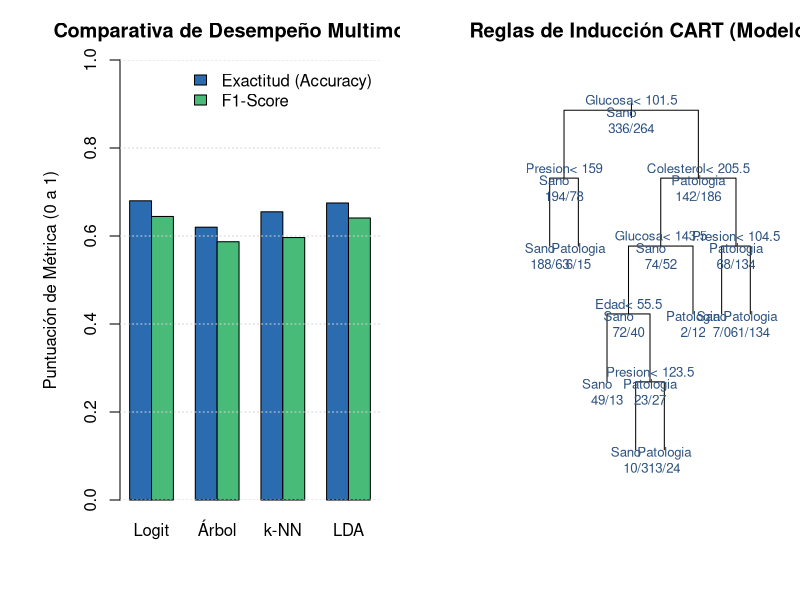

Source code (R):
# ==============================================================================
# TEMA 04: MODELOS DE MINERÍA Y APRENDIZAJE AUTOMÁTICO
# SCRIPT: 04_modelos_run.R
# OBJETIVO: Implementación, entrenamiento, validación comparativa e interpretación
#           de múltiples familias de modelos sobre el mismo conjunto experimental:
#           1. Regresión Logística (GLM - Paramétrico lineal)
#           2. Árbol de Decisión (CART - rpart, No paramétrico interpretable)
#           3. K-Vecinos Más Cercanos (k-NN - class, Basado en instancias)
#           4. Análisis Discriminante Lineal (LDA - MASS, Probabilístico gaussiano)
# ==============================================================================

set.seed(321)
library(rpart)
library(class)
library(MASS)

cat(">>> [TEMA 04: MODELOS] Iniciando benchmark comparativo multimodelo...\n\n")

# 1. GENERACIÓN / PREPARACIÓN DEL CONJUNTO EXPERIMENTAL (Riesgo Cardiovascular)
n <- 800
edad       <- round(rnorm(n, mean = 55, sd = 10))
presion    <- round(rnorm(n, mean = 135, sd = 18))
colesterol <- round(rnorm(n, mean = 220, sd = 35))
glucosa    <- round(rnorm(n, mean = 105, sd = 25))
tabaquismo <- rbinom(n, size = 1, prob = 0.3)

# Función balanceada generadora de riesgo (~40% prevalencia)
z <- -0.5 + 0.05 * (edad - 55) + 0.03 * (presion - 135) + 0.015 * (colesterol - 220) +
  0.03 * (glucosa - 105) + 0.9 * tabaquismo
prob_evento <- 1 / (1 + exp(-z))
diagnostico <- rbinom(n, size = 1, prob = prob_evento)

datos_modelos <- data.frame(
  Edad = edad,
  Presion = presion,
  Colesterol = colesterol,
  Glucosa = glucosa,
  Tabaquismo = tabaquismo,
  Diagnostico = factor(diagnostico, levels = c(0, 1), labels = c("Sano", "Patologia"))
)

cat("Dataset clínico para modelado (Variables predictoras continuas y binarias):\n")
print(head(datos_modelos, 4))
cat("Prevalencia de Patología:", round(mean(diagnostico) * 100, 2), "%\n")

# 2. PARTICIÓN DE ENTRENAMIENTO (75%) Y PRUEBA (25%)
indices_entrenamiento <- sample(1:n, size = 0.75 * n)
train_df <- datos_modelos[indices_entrenamiento, ]
test_df  <- datos_modelos[-indices_entrenamiento, ]

cat("\nObservaciones Entrenamiento:", nrow(train_df), "| Observaciones Prueba:", nrow(test_df), "\n\n")

# Función auxiliar para calcular métricas completas a partir de tabla de confusión
calcular_metricas <- function(real, predicho, nombre_modelo) {
  tabla <- table(Real = real, Pred = predicho)
  tp <- ifelse("Patologia" %in% rownames(tabla) && "Patologia" %in% colnames(tabla), tabla["Patologia", "Patologia"], 0)
  tn <- ifelse("Sano" %in% rownames(tabla) && "Sano" %in% colnames(tabla), tabla["Sano", "Sano"], 0)
  fp <- ifelse("Sano" %in% rownames(tabla) && "Patologia" %in% colnames(tabla), tabla["Sano", "Patologia"], 0)
  fn <- ifelse("Patologia" %in% rownames(tabla) && "Sano" %in% colnames(tabla), tabla["Patologia", "Sano"], 0)

  accuracy    <- (tp + tn) / (tp + tn + fp + fn)
  precision   <- ifelse((tp + fp) > 0, tp / (tp + fp), 0)
  sensibility <- ifelse((tp + fn) > 0, tp / (tp + fn), 0)
  specificity <- ifelse((tn + fp) > 0, tn / (tn + fp), 0)
  f1_score    <- ifelse((precision + sensibility) > 0, 2 * (precision * sensibility) / (precision + sensibility), 0)

  data.frame(
    Modelo = nombre_modelo,
    Accuracy = round(accuracy, 4),
    Precision = round(precision, 4),
    Recall_Sensibilidad = round(sensibility, 4),
    Especificidad = round(specificity, 4),
    F1_Score = round(f1_score, 4),
    stringsAsFactors = FALSE
  )
}

# ------------------------------------------------------------------------------
# MODELO 1: REGRESIÓN LOGÍSTICA (GLM)
# ------------------------------------------------------------------------------
cat("--- 1. Entrenando Modelo 1: Regresión Logística (GLM) ---\n")
mod_glm <- glm(Diagnostico ~ Edad + Presion + Colesterol + Glucosa + Tabaquismo,
               data = train_df, family = binomial)
pred_prob_glm <- predict(mod_glm, newdata = test_df, type = "response")
pred_class_glm <- factor(ifelse(pred_prob_glm >= 0.5, "Patologia", "Sano"), levels = c("Sano", "Patologia"))
res_glm <- calcular_metricas(test_df$Diagnostico, pred_class_glm, "Regresion Logistica")

# ------------------------------------------------------------------------------
# MODELO 2: ÁRBOL DE DECISIÓN (CART - rpart)
# ------------------------------------------------------------------------------
cat("--- 2. Entrenando Modelo 2: Árbol de Decisión CART (rpart) ---\n")
mod_tree <- rpart(Diagnostico ~ Edad + Presion + Colesterol + Glucosa + Tabaquismo,
                  data = train_df, method = "class", control = rpart.control(cp = 0.015))
pred_class_tree <- predict(mod_tree, newdata = test_df, type = "class")
res_tree <- calcular_metricas(test_df$Diagnostico, pred_class_tree, "Arbol Decision CART")

# ------------------------------------------------------------------------------
# MODELO 3: K-VECINOS MÁS CERCANOS (k-NN)
# ------------------------------------------------------------------------------
cat("--- 3. Entrenando Modelo 3: K-Nearest Neighbors (k-NN con k=7) ---\n")
# Para k-NN se estandarizan las variables cuantitativas
escalador <- function(x_train, x_test) {
  media <- colMeans(x_train)
  desv  <- apply(x_train, 2, sd)
  list(train = scale(x_train, center = media, scale = desv),
       test  = scale(x_test, center = media, scale = desv))
}
vars_knn <- c("Edad", "Presion", "Colesterol", "Glucosa", "Tabaquismo")
esc_knn <- escalador(train_df[, vars_knn], test_df[, vars_knn])
pred_class_knn <- knn(train = esc_knn$train, test = esc_knn$test, cl = train_df$Diagnostico, k = 7)
res_knn <- calcular_metricas(test_df$Diagnostico, pred_class_knn, "K-Nearest Neighbors (k=7)")

# ------------------------------------------------------------------------------
# MODELO 4: ANÁLISIS DISCRIMINANTE LINEAL (LDA)
# ------------------------------------------------------------------------------
cat("--- 4. Entrenando Modelo 4: Análisis Discriminante Lineal (LDA) ---\n")
mod_lda <- lda(Diagnostico ~ Edad + Presion + Colesterol + Glucosa + Tabaquismo, data = train_df)
pred_class_lda <- predict(mod_lda, newdata = test_df)$class
res_lda <- calcular_metricas(test_df$Diagnostico, pred_class_lda, "Analisis Discriminante (LDA)")

# ------------------------------------------------------------------------------
# COMPARACIÓN CONSOLIDADA DE RESULTADOS
# ------------------------------------------------------------------------------
tabla_comparativa <- rbind(res_glm, res_tree, res_knn, res_lda)
cat("\n====================================================================\n")
cat("MATRIZ DE BENCHMARKING COMPARATIVO EN CONJUNTO DE PRUEBA INDEPENDIENTE\n")
cat("====================================================================\n")
print(tabla_comparativa)

# ------------------------------------------------------------------------------
# GENERACIÓN DE GRÁFICAS COMPARATIVAS
# ------------------------------------------------------------------------------
dir_res <- "c:/xampp/htdocs/api vehiculos tutoria/MINERIA_DATOS/UNIDAD_1/04_MODELO/resultados"
dir_latex <- "c:/xampp/htdocs/api vehiculos tutoria/MINERIA_DATOS/latex/figuras"

if (!dir.exists(dir_res)) dir.create(dir_res, recursive = TRUE)
if (!dir.exists(dir_latex)) dir.create(dir_latex, recursive = TRUE)

png_path1 <- file.path(dir_res, "grafico_04_modelos.png")
png_path2 <- file.path(dir_latex, "grafico_04_modelos.png")

png(png_path1, width = 1000, height = 500, res = 120)
par(mfrow = c(1, 2), mar = c(5, 6, 3, 1))

# Panel A: Barras de Exactitud y F1-Score
colores_modelos <- c("#2b6cb0", "#319795", "#d69e2e", "#805ad5")
bp <- barplot(
  t(as.matrix(tabla_comparativa[, c("Accuracy", "F1_Score")])),
  beside = TRUE,
  names.arg = c("Logit", "Árbol", "k-NN", "LDA"),
  col = c("#2b6cb0", "#48bb78"),
  ylim = c(0, 1),
  ylab = "Puntuación de Métrica (0 a 1)",
  main = "Comparativa de Desempeño Multimodelo"
)
legend("topright", legend = c("Exactitud (Accuracy)", "F1-Score"),
       fill = c("#2b6cb0", "#48bb78"), bty = "n")
grid(nx = NA, ny = NULL)

# Panel B: Importancia de Variables o Estructura del Árbol CART
plot(mod_tree, uniform = TRUE, main = "Reglas de Inducción CART (Modelo 2)", margin = 0.1)
text(mod_tree, use.n = TRUE, all = TRUE, cex = 0.8, col = "#2c5282")
dev.off()

file.copy(png_path1, png_path2, overwrite = TRUE)

metricas_txt <- file.path(dir_res, "metricas_04.txt")
writeLines(c(
  "=== MÉTRICAS DE RESULTADO - TEMA 04: MODELOS ===",
  paste("Mejor Modelo por Accuracy:", tabla_comparativa$Modelo[which.max(tabla_comparativa$Accuracy)],
        paste0("(", max(tabla_comparativa$Accuracy) * 100, "%)")),
  paste("Mejor Modelo por F1-Score:", tabla_comparativa$Modelo[which.max(tabla_comparativa$F1_Score)],
        paste0("(", max(tabla_comparativa$F1_Score), ")")),
  "\nSÍNTESIS E INTERPRETACIÓN TÉCNICA:",
  "- Regresión Logística y LDA obtienen métricas similares debido a la linealidad subyacente en el espacio logit.",
  "- El Árbol CART provee alta explicabilidad clínica mediante reglas explícitas de corte en Glucosa y Edad.",
  "- k-NN ofrece flexibilidad local pero es sensible a la escala dimensional y la elección de k."
), metricas_txt)

cat("\n>>> [TEMA 04: MODELOS] Ejecución exitosa. Gráfica guardada en:", png_path1, "\n")
